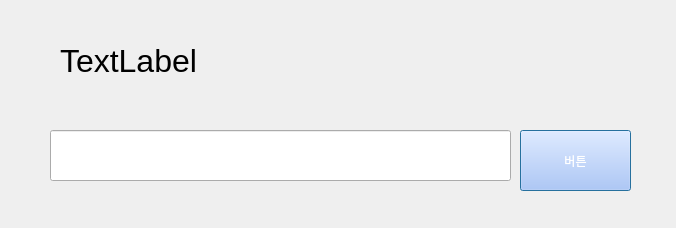
<?xml version="1.0" encoding="UTF-8"?>
<ui version="4.0">
 <class>Dialog</class>
 <widget class="QDialog" name="Dialog">
  <property name="geometry">
   <rect>
    <x>0</x>
    <y>0</y>
    <width>676</width>
    <height>228</height>
   </rect>
  </property>
  <property name="windowTitle">
   <string>Dialog</string>
  </property>
  <widget class="QLabel" name="label">
   <property name="geometry">
    <rect>
     <x>60</x>
     <y>30</y>
     <width>561</width>
     <height>61</height>
    </rect>
   </property>
   <property name="font">
    <font>
     <pointsize>24</pointsize>
    </font>
   </property>
   <property name="text">
    <string>TextLabel</string>
   </property>
  </widget>
  <widget class="QLineEdit" name="textinput">
   <property name="geometry">
    <rect>
     <x>50</x>
     <y>130</y>
     <width>461</width>
     <height>51</height>
    </rect>
   </property>
  </widget>
  <widget class="QPushButton" name="button">
   <property name="geometry">
    <rect>
     <x>520</x>
     <y>130</y>
     <width>111</width>
     <height>61</height>
    </rect>
   </property>
   <property name="styleSheet">
    <string notr="true">background-color: rgb(168, 193, 255);
color: rgb(255, 255, 255);</string>
   </property>
   <property name="text">
    <string>버튼</string>
   </property>
  </widget>
 </widget>
 <resources/>
 <connections/>
</ui>
